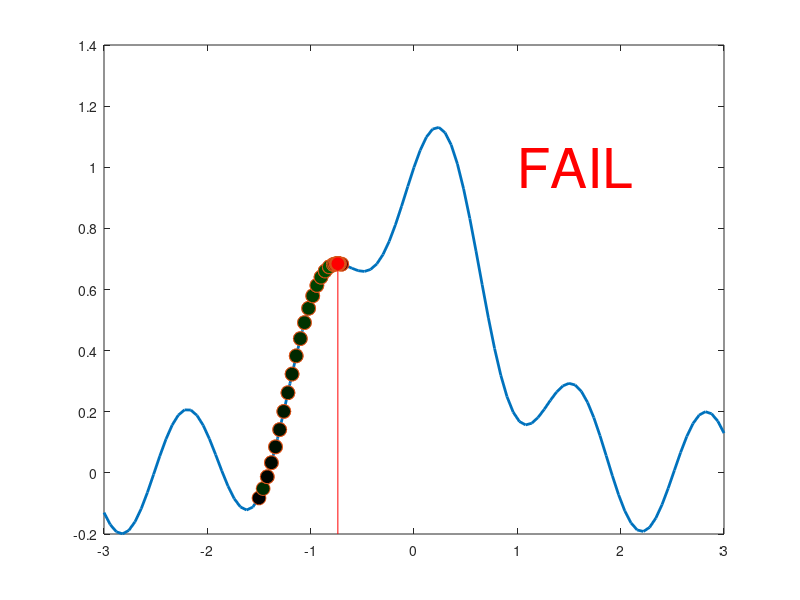

Reproduce this figure in MATLAB.
%% Optimization
% Very often, researchers are interested in finding the *input* values of a
% function that *optimize* some output.  Efficient ways of doing this is an
% extremely important field of mathematics.  In general, the way to imagine
% optimization is to think of a hiker in a hilly landscape who is trying to
% find the highest (or lowest) point possible.  The hiker can't see the
% landscape but can tell the exact height of their location.
%
%% Hill-climbing
% This is a broad family of algorithms that are relatively easy to
% understand: You start somewhere, take a step, and decide whether to step
% back or not.  Let's start with a simple function.
%%
% Let's start by using one of those anonymous functions:
clear
objective = @(x) exp(-x.^2);

xax = linspace(-3, 3, 101);

plot(xax, objective(xax), 'linewidth', 2)

%%
% We need to start by picking some starting point, and a step size:
step_size  = 0.04;

current_point = 1.5;

%%
% To visualize, let's plot the function and the current point
current_height = objective(current_point);

line(current_point, current_height, ...
    'markerfacecolor', [0 0 0], 'markersize', 10, 'marker', 'o')

%%
% Try one step
new_point  = current_point + step_size;
new_height = objective(new_point);

% Check if the step was a good one
if new_height >= current_height
    % If yes, move there
    current_point = new_point;
    current_height = new_height;
    line(current_point, current_height, ...
        'markerfacecolor', [0 rand 0], ...
        'markersize', 10, 'marker', 'o')
else
    % Otherwise, turn around
    step_size = -step_size;
    line(new_point, new_height, ...
        'markerfacecolor', [rand 0 0], ...
        'markersize', 10, 'marker', 'o')
end


%%
% Now do that a bunch of times
n_steps = 50;

for s = 1:n_steps
    new_point  = current_point + step_size;
    new_height = objective(new_point);
    
    if new_height >= current_height
        current_point = new_point;
        current_height = new_height;
        line(current_point, current_height, ...
            'markerfacecolor', [1 1 1], ...
            'markersize', 10, 'marker', 'o')
        line(current_point, current_height, ...
            'markerfacecolor', [0 s/n_steps 0], ...
            'markersize', 10, 'marker', 'o')
    else
        step_size = -step_size * 2/3;
        line(new_point, new_height, ...
            'markerfacecolor', [1 1 1], ...
            'markersize', 10, 'marker', 'o')
        line(new_point, new_height, ...
            'markerfacecolor', [s/n_steps 0 0], ...
            'markersize', 10, 'marker', 'o')
    end
    pause(.25)
end

line([current_point current_point], ...
    [min(ylim) new_height], 'color', [1 0 0])

%% Another objective function
% So that worked nicely!  Let's try a different function!
clear
objective = @(x) exp(-x.^2) +  sin(x*5) / 5;

xax = linspace(-3, 3, 101);

plot(xax, objective(xax), 'linewidth', 2)

%%
% We need to start by picking some starting point, and a step size:
step_size  = 0.04;

current_point = -1.5;


% To visualize, let's plot the function and the current point
current_height = objective(current_point);

line(current_point, current_height, ...
    'markerfacecolor', [0 0 0], 'markersize', 10, 'marker', 'o')

%%
% Try one step
new_point  = current_point + step_size;
new_height = objective(new_point);

% Check if the step was a good one
if new_height >= current_height
    % If yes, move there
    current_point = new_point;
    current_height = new_height;
    line(current_point, current_height, ...
        'markerfacecolor', [0 rand 0], ...
        'markersize', 10, 'marker', 'o')
else
    % Otherwise, turn around
    step_size = -step_size;
    line(new_point, new_height, ...
        'markerfacecolor', [rand 0 0], ...
        'markersize', 10, 'marker', 'o')
end


%%
% Now do that a bunch of times
n_steps = 50;

for s = 1:n_steps
    new_point  = current_point + step_size;
    new_height = objective(new_point);
    
    if new_height >= current_height
        current_point = new_point;
        current_height = new_height;
        line(current_point, current_height, ...
            'markerfacecolor', [1 1 1], ...
            'markersize', 10, 'marker', 'o')
        line(current_point, current_height, ...
            'markerfacecolor', [0 s/n_steps 0], ...
            'markersize', 10, 'marker', 'o')
    else
        step_size = -step_size * 2/3;
        line(new_point, new_height, ...
            'markerfacecolor', [1 1 1], ...
            'markersize', 10, 'marker', 'o')
        line(new_point, new_height, ...
            'markerfacecolor', [s/n_steps 0 0], ...
            'markersize', 10, 'marker', 'o')
    end
    pause(.25)
end

line([current_point current_point], ...
    [min(ylim) new_height], 'color', [1 0 0])

text(1,1,'FAIL','fontsize',40,'color','red')

